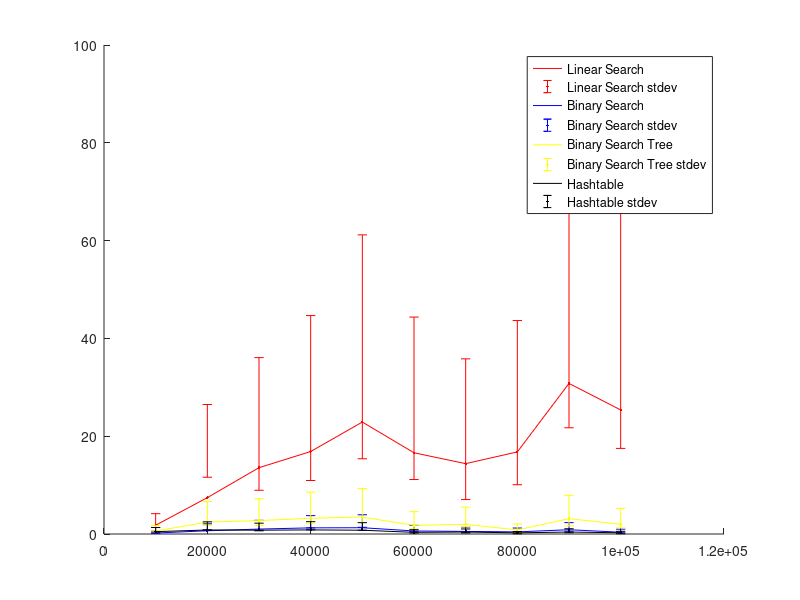
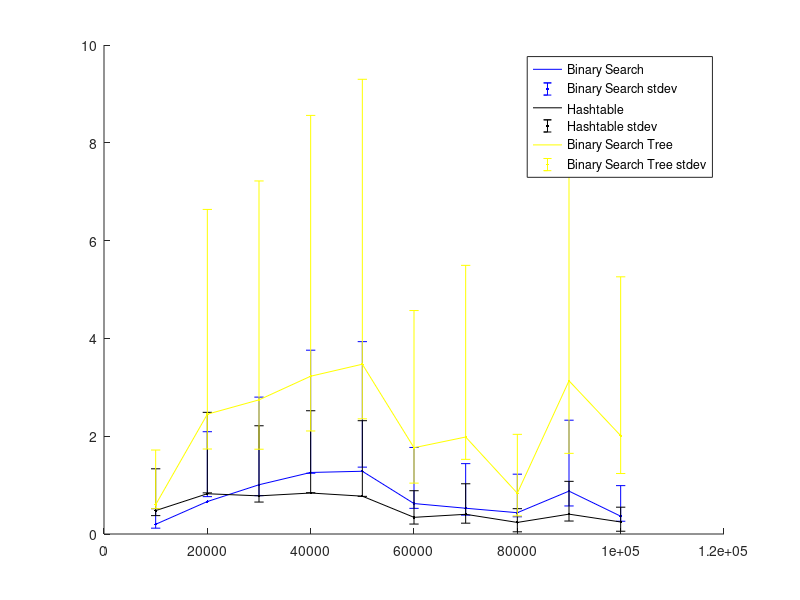

These figures' MATLAB source, in order:
Linear = load("Linear Search.txt");
Binary = load("Binary Search.txt");
Tree = load("Binary Search Tree.txt");
Table = load("Hashtable.txt");

figure(1);
hold on
plot(Linear(:,1),Linear(:,2),'-r');
errorbar(Linear(:,1),Linear(:,2),Linear(:,2)-(Linear(:,3)/2),Linear(:,2)+(Linear(:,3)/2),'.r');

plot(Binary(:,1),Binary(:,2),'-b');
errorbar(Binary(:,1),Binary(:,2),Binary(:,2)-(Binary(:,3)/2),Binary(:,2)+(Binary(:,3)/2),'.b');

plot(Tree(:,1),Tree(:,2),'-y');
errorbar(Tree(:,1),Tree(:,2),Tree(:,2)-(Tree(:,3)/2),Tree(:,2)+(Tree(:,3)/2),'.y');

plot(Table(:,1),Table(:,2),'-k');
errorbar(Table(:,1),Table(:,2),Table(:,2)-(Table(:,3)/2),Table(:,2)+(Table(:,3)/2),'.k');
legend({'Linear Search','Linear Search stdev','Binary Search','Binary Search stdev','Binary Search Tree','Binary Search Tree stdev','Hashtable','Hashtable stdev'});
hold off;

figure(2)
hold on
plot(Binary(:,1),Binary(:,2),'-b');
errorbar(Binary(:,1),Binary(:,2),Binary(:,2)-(Binary(:,3)/2),Binary(:,2)+(Binary(:,3)/2),'.b');
plot(Table(:,1),Table(:,2),'-k');
errorbar(Table(:,1),Table(:,2),Table(:,2)-(Table(:,3)/2),Table(:,2)+(Table(:,3)/2),'.k');
plot(Tree(:,1),Tree(:,2),'-y');
errorbar(Tree(:,1),Tree(:,2),Tree(:,2)-(Tree(:,3)/2),Tree(:,2)+(Tree(:,3)/2),'.y');
legend({'Binary Search','Binary Search stdev','Hashtable','Hashtable stdev','Binary Search Tree','Binary Search Tree stdev'});
hold off

